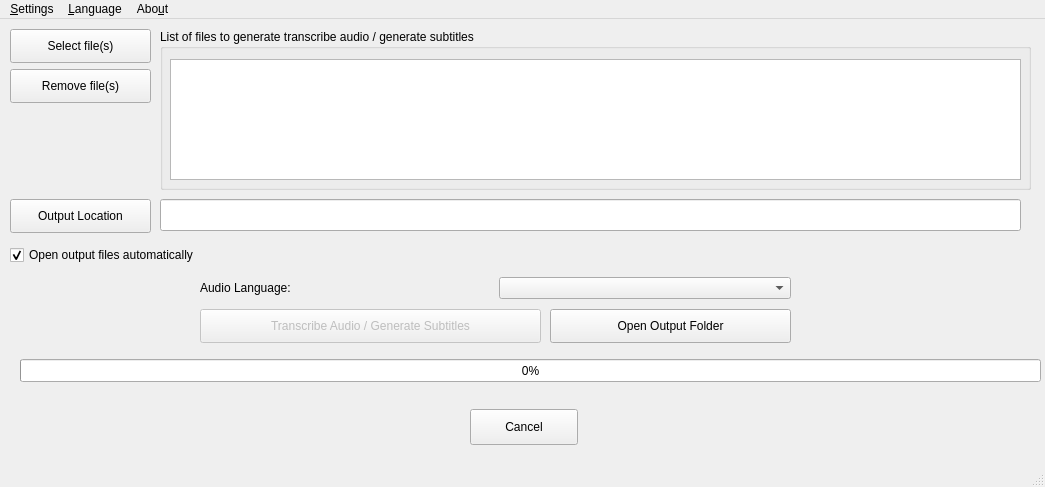
<?xml version="1.0" encoding="UTF-8"?>
<ui version="4.0">
 <class>window</class>
 <widget class="QMainWindow" name="window">
  <property name="geometry">
   <rect>
    <x>0</x>
    <y>0</y>
    <width>1045</width>
    <height>487</height>
   </rect>
  </property>
  <property name="windowTitle">
   <string>pyTranscriber - v1.8 - 17/08/2022</string>
  </property>
  <widget class="QWidget" name="centralwidget">
   <widget class="QPushButton" name="bSelectMedia">
    <property name="geometry">
     <rect>
      <x>10</x>
      <y>10</y>
      <width>141</width>
      <height>34</height>
     </rect>
    </property>
    <property name="text">
     <string>Select file(s)</string>
    </property>
   </widget>
   <widget class="QPushButton" name="bConvert">
    <property name="enabled">
     <bool>false</bool>
    </property>
    <property name="geometry">
     <rect>
      <x>200</x>
      <y>290</y>
      <width>341</width>
      <height>34</height>
     </rect>
    </property>
    <property name="text">
     <string>Transcribe Audio / Generate Subtitles</string>
    </property>
   </widget>
   <widget class="QProgressBar" name="progressBar">
    <property name="geometry">
     <rect>
      <x>20</x>
      <y>340</y>
      <width>1021</width>
      <height>23</height>
     </rect>
    </property>
    <property name="value">
     <number>0</number>
    </property>
   </widget>
   <widget class="QLabel" name="labelCurrentOperation">
    <property name="geometry">
     <rect>
      <x>170</x>
      <y>350</y>
      <width>871</width>
      <height>41</height>
     </rect>
    </property>
    <property name="text">
     <string/>
    </property>
   </widget>
   <widget class="QPushButton" name="bOpenOutputFolder">
    <property name="geometry">
     <rect>
      <x>550</x>
      <y>290</y>
      <width>241</width>
      <height>34</height>
     </rect>
    </property>
    <property name="text">
     <string>Open Output Folder</string>
    </property>
   </widget>
   <widget class="QPushButton" name="bSelectOutputFolder">
    <property name="geometry">
     <rect>
      <x>10</x>
      <y>180</y>
      <width>141</width>
      <height>34</height>
     </rect>
    </property>
    <property name="text">
     <string>Output Location</string>
    </property>
   </widget>
   <widget class="QLineEdit" name="qleOutputFolder">
    <property name="geometry">
     <rect>
      <x>160</x>
      <y>180</y>
      <width>861</width>
      <height>32</height>
     </rect>
    </property>
    <property name="text">
     <string/>
    </property>
    <property name="readOnly">
     <bool>true</bool>
    </property>
   </widget>
   <widget class="QGroupBox" name="groupBox">
    <property name="geometry">
     <rect>
      <x>160</x>
      <y>10</y>
      <width>871</width>
      <height>161</height>
     </rect>
    </property>
    <property name="title">
     <string>List of files to generate transcribe audio / generate subtitles</string>
    </property>
    <property name="alignment">
     <set>Qt::AlignLeading|Qt::AlignLeft|Qt::AlignTop</set>
    </property>
    <property name="flat">
     <bool>false</bool>
    </property>
    <property name="checkable">
     <bool>false</bool>
    </property>
    <widget class="QListWidget" name="qlwListFilesSelected">
     <property name="geometry">
      <rect>
       <x>10</x>
       <y>30</y>
       <width>851</width>
       <height>121</height>
      </rect>
     </property>
    </widget>
   </widget>
   <widget class="QPushButton" name="bRemoveFile">
    <property name="geometry">
     <rect>
      <x>10</x>
      <y>50</y>
      <width>141</width>
      <height>34</height>
     </rect>
    </property>
    <property name="text">
     <string>Remove file(s)</string>
    </property>
   </widget>
   <widget class="QLabel" name="labelProgressFileIndex">
    <property name="geometry">
     <rect>
      <x>30</x>
      <y>350</y>
      <width>131</width>
      <height>41</height>
     </rect>
    </property>
    <property name="text">
     <string/>
    </property>
   </widget>
   <widget class="QPushButton" name="bCancel">
    <property name="geometry">
     <rect>
      <x>470</x>
      <y>390</y>
      <width>108</width>
      <height>36</height>
     </rect>
    </property>
    <property name="text">
     <string>Cancel</string>
    </property>
   </widget>
   <widget class="QCheckBox" name="chbxOpenOutputFilesAuto">
    <property name="geometry">
     <rect>
      <x>10</x>
      <y>220</y>
      <width>291</width>
      <height>32</height>
     </rect>
    </property>
    <property name="text">
     <string>Open output files automatically</string>
    </property>
    <property name="checked">
     <bool>true</bool>
    </property>
   </widget>
   <widget class="QWidget" name="horizontalLayoutWidget">
    <property name="geometry">
     <rect>
      <x>200</x>
      <y>250</y>
      <width>591</width>
      <height>38</height>
     </rect>
    </property>
    <layout class="QHBoxLayout" name="horizontalLayout_5">
     <item>
      <widget class="QLabel" name="labelSelectLang">
       <property name="text">
        <string>Audio Language:</string>
       </property>
      </widget>
     </item>
     <item>
      <widget class="QComboBox" name="cbSelectLang">
       <property name="sizeAdjustPolicy">
        <enum>QComboBox::AdjustToContents</enum>
       </property>
      </widget>
     </item>
    </layout>
   </widget>
  </widget>
  <widget class="QMenuBar" name="menubar">
   <property name="geometry">
    <rect>
     <x>0</x>
     <y>0</y>
     <width>1045</width>
     <height>28</height>
    </rect>
   </property>
   <widget class="QMenu" name="menuAbout">
    <property name="title">
     <string>Abo&amp;ut</string>
    </property>
    <addaction name="actionLicense"/>
    <addaction name="actionDonation"/>
    <addaction name="actionAbout_pyTranscriber"/>
   </widget>
   <widget class="QMenu" name="menuProxy">
    <property name="title">
     <string>&amp;Settings</string>
    </property>
    <addaction name="actionProxy"/>
   </widget>
   <widget class="QMenu" name="menuLanguage">
    <property name="title">
     <string>&amp;Language</string>
    </property>
    <addaction name="actionEnglish"/>
    <addaction name="actionChineseTraditional"/>
    <addaction name="actionChineseSimplified"/>
    <addaction name="actionPortuguese"/>
   </widget>
   <addaction name="menuProxy"/>
   <addaction name="menuLanguage"/>
   <addaction name="menuAbout"/>
  </widget>
  <widget class="QStatusBar" name="statusbar"/>
  <action name="actionLicense">
   <property name="text">
    <string>&amp;License</string>
   </property>
  </action>
  <action name="actionDonation">
   <property name="text">
    <string>&amp;Funding at Github Sponsors</string>
   </property>
  </action>
  <action name="actionAbout_pyTranscriber">
   <property name="text">
    <string>&amp;About pyTranscriber</string>
   </property>
  </action>
  <action name="actionProxy">
   <property name="text">
    <string>&amp;Proxy</string>
   </property>
   <property name="toolTip">
    <string>Proxy setting</string>
   </property>
  </action>
  <action name="actionEnglish">
   <property name="text">
    <string>English</string>
   </property>
  </action>
  <action name="actionChineseTraditional">
   <property name="text">
    <string>繁體中文 - Chinese Traditional</string>
   </property>
  </action>
  <action name="actionChineseSimplified">
   <property name="text">
    <string>简体中文 - Chinese Simplified</string>
   </property>
  </action>
  <action name="actionPortuguese">
   <property name="text">
    <string>Português</string>
   </property>
  </action>
 </widget>
 <resources/>
 <connections/>
</ui>
